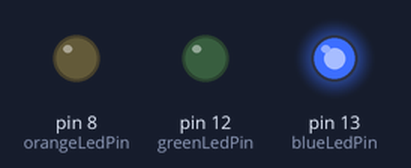
The sketch below on a simulated Arduino Uno, built with avr-gcc and run on an emulated ATmega328P. Parts: output pins drawn as LEDs (lit = HIGH).

Above: at 0.1 s.
At 0.8 s:
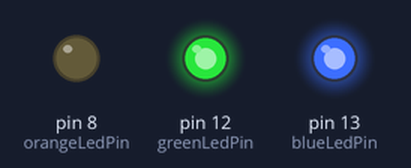
At 1.5 s:
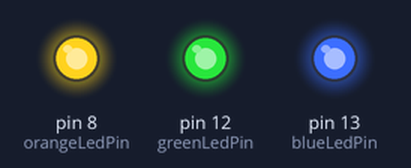
At 4.7 s:
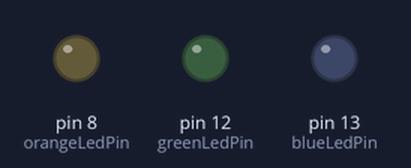
Timing chart, 0 to 6.2 s (numbered marks = the images above):
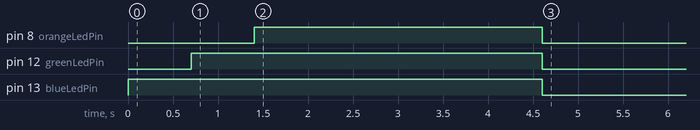

The sketch:

2026-03-26_3ainf_sistemi_lanzafameflavio_verifica_arduino_1.ino
```cpp
// Dichiarazioni pin
const int blueLedPin = 13;
const int greenLedPin = 12;
const int orangeLedPin = 8;

void setup()
{
  // Setup pin
  pinMode(blueLedPin, OUTPUT);
  pinMode(greenLedPin, OUTPUT);
  pinMode(orangeLedPin, OUTPUT);

  // Accende i 3 LED uno dopo l'altro con ritardo di 700 ms
  digitalWrite(blueLedPin, HIGH);
  delay(700);
  digitalWrite(greenLedPin, HIGH);
  delay(700);
  digitalWrite(orangeLedPin, HIGH);
  delay(700);

  // Lascia accesi per 2,5 s
  delay(2500);

  // Spegne tutti e 3 contemporaneamente
  digitalWrite(blueLedPin, LOW);
  digitalWrite(greenLedPin, LOW);
  digitalWrite(orangeLedPin, LOW);
  delay(700);
}

void loop()
{
}
```
